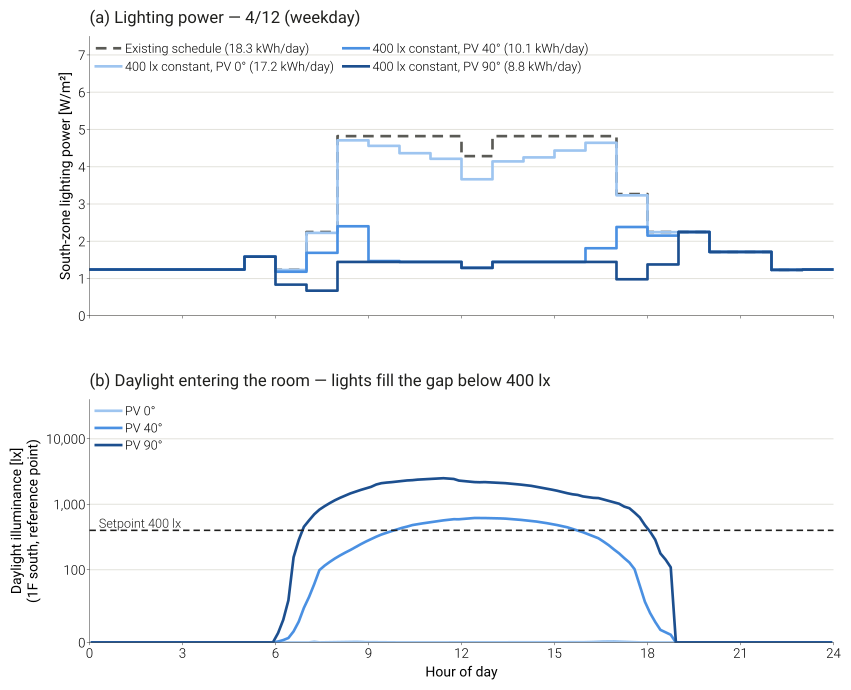

The script that saved this image:
"""
projects/04_pv_lw_daylight/figures/fig_lighting_schedule_representative_day.py
==================================================================
기존 조명 스케줄(항상 설계 전력 × 스케줄)과 주광 연동 조명(실내 조도 400 lx 일정 유지)을 대표일 하루 시간별로 비교한다.
남측 2개 존(BIPV_office_1_S, BIPV_office_2_S) 합계, case2 고정각 0°·40°·90°.

(a) 남측 존 조명 전력 밀도 [W/m²] — 기존 스케줄 vs 400 lx 일정 제어 (각도별)
(b) 창으로 들어온 자연광 조도 [lx] (1층 남측 기준점) — 400 lx 에 못 미치는 만큼 조명이 채움

입력: projects/04_pv_lw_daylight/runs/annual/c2_RF_lw_A40 (기존 스케줄), c2_RF_lw_dl400_A<각도> (주광 연동)
출력: projects/04_pv_lw_daylight/figures/fig_lighting_schedule_representative_day.{png,svg,csv}
사용: python fig_lighting_schedule_representative_day.py [--date 04-12]
"""

import argparse
import sqlite3
from pathlib import Path

import matplotlib as mpl
import matplotlib.font_manager as fm
import matplotlib.pyplot as plt
import pandas as pd
import dartwork_mpl as dm

mpl.rcParams["svg.fonttype"] = "none"
dm.style.use("presentation")
for w in range(100, 1000, 50):  # SVG 내보내기 시 숫자 font weight KeyError 회피
    fm.weight_dict[w] = w
    fm.weight_dict[str(w)] = w

HERE = Path(__file__).resolve().parent
RUNS = HERE.parent / "runs" / "annual"
OUT = HERE / "fig_lighting_schedule_representative_day"

ZONES = ("BIPV_OFFICE_1_S", "BIPV_OFFICE_2_S")
REF_ZONE = "BIPV_OFFICE_1_S"
ANGLES = (0, 40, 90)
SETPOINT = 400

C_BASE = "#5a5a55"                                   # 중립 잉크 — 기존 스케줄
C_ANGLE = {0: "#9ec5f0", 40: "#4a90e2", 90: "#1c4f8f"}  # 단일 색상(파랑) 명도 순 — 각도 크기
INK, MUTED, GRID = "#1f1f1d", "#6b6a63", "#e4e3dd"


def query(run: str, name: str, freq: str, month: int, day: int) -> pd.DataFrame:
    with sqlite3.connect(RUNS / run / "eplusout.sql") as c:
        q = """select t.Hour h, t.Minute mi, d.KeyValue k, r.Value v from ReportData r
               join ReportDataDictionary d on r.ReportDataDictionaryIndex = d.ReportDataDictionaryIndex
               join Time t on r.TimeIndex = t.TimeIndex
               where d.Name = ? and d.ReportingFrequency = ? and t.Month = ? and t.Day = ?"""
        df = pd.read_sql(q, c, params=(name, freq, month, day))
    df["k"] = df.k.str.upper()
    return df


def south_area(run: str) -> float:
    with sqlite3.connect(RUNS / run / "eplusout.sql") as c:
        rows = c.execute("select upper(ZoneName), FloorArea * Multiplier from Zones").fetchall()
    return sum(a for z, a in rows if z in ZONES)


def lighting_wm2(run: str, month: int, day: int, area: float) -> pd.Series:
    df = query(run, "Zone Lights Electricity Energy", "Hourly", month, day)
    df = df[df.k.isin(ZONES)]
    return df.groupby("h").v.sum() / 3600 / area  # J/h → W → W/m², 인덱스 = 시간 끝(1~24)


def daylight_lx(run: str, month: int, day: int) -> pd.Series:
    df = query(run, "Daylighting Reference Point 1 Illuminance", "Zone Timestep", month, day)
    df = df[df.k == f"DLC_{REF_ZONE}"]  # Daylighting:Controls 이름
    end = df.h + df.mi / 60  # SQL 시각(시:분) = 타임스텝 끝 시각
    return pd.Series(df.v.values, index=(end - 5 / 60).values).sort_index()  # 10분 타임스텝 중앙


def main():
    ap = argparse.ArgumentParser()
    ap.add_argument("--date", default="04-12", help="MM-DD (평일, 기본: 4월 12일 수요일 맑은 날)")
    args = ap.parse_args()
    month, day = map(int, args.date.split("-"))

    area = south_area("c2_RF_lw_A40")
    base = lighting_wm2("c2_RF_lw_A40", month, day, area)
    ctrl = {a: lighting_wm2(f"c2_RF_lw_dl400_A{a:02d}", month, day, area) for a in ANGLES}
    lux = {a: daylight_lx(f"c2_RF_lw_dl400_A{a:02d}", month, day) for a in ANGLES}

    table = pd.DataFrame({"base_schedule": base, **{f"dl400_A{a:02d}": s for a, s in ctrl.items()}})
    table.index.name = "hour_end"
    table.round(3).to_csv(OUT.with_suffix(".csv"))
    daily = table.sum() * area / 1000  # kWh/일
    print(f"남측 바닥면적 {area:.0f} m²  /  일 조명 전력량 [kWh]:", daily.round(1).to_dict())

    fig, (ax1, ax2) = plt.subplots(2, 1, figsize=(10, 8.2), sharex=True,
                                   gridspec_kw={"height_ratios": [1.15, 1], "hspace": 0.32})
    x = lambda s: list(s.index - 1) + [s.index[-1]]          # 시간 끝 → 계단 시작점
    y = lambda s: list(s.values) + [s.values[-1]]

    ax1.step(x(base), y(base), where="post", color=C_BASE, lw=2, ls=(0, (4, 2.5)), label=f"Existing schedule ({daily['base_schedule']:.1f} kWh/day)")
    for a in ANGLES:
        ax1.step(x(ctrl[a]), y(ctrl[a]), where="post", color=C_ANGLE[a], lw=2,
                 label=f"{SETPOINT} lx constant, PV {a}° ({daily[f'dl400_A{a:02d}']:.1f} kWh/day)")
    ax1.set_ylabel("South-zone lighting power [W/m²]")
    ax1.set_ylim(0, 7.5)
    ax1.set_title(f"(a) Lighting power — {month}/{day} (weekday)", loc="left", fontsize=12.5, color=INK, pad=10)
    ax1.legend(loc="upper left", frameon=False, fontsize=9.5, ncol=2)

    for a in ANGLES:
        ax2.plot(lux[a].index, lux[a].values, color=C_ANGLE[a], lw=2, label=f"PV {a}°")
    ax2.axhline(SETPOINT, color=INK, lw=1.2, ls=(0, (4, 2.5)))
    ax2.text(0.3, SETPOINT, f"Setpoint {SETPOINT} lx", va="bottom", fontsize=9.5, color=INK)
    ax2.set_yscale("symlog", linthresh=100)
    ax2.set_ylim(0, 40000)
    ax2.set_yticks([0, 100, 1000, 10000])
    ax2.set_yticklabels(["0", "100", "1,000", "10,000"])
    ax2.set_ylabel("Daylight illuminance [lx]\n(1F south, reference point)")
    ax2.set_title("(b) Daylight entering the room — lights fill the gap below 400 lx", loc="left",
                  fontsize=12.5, color=INK, pad=10)
    ax2.legend(loc="upper left", frameon=False, fontsize=9.5)
    ax2.set_xlim(0, 24)
    ax2.set_xticks(range(0, 25, 3))
    ax2.set_xlabel("Hour of day")

    for ax in (ax1, ax2):
        ax.grid(axis="y", color=GRID, lw=0.8)
        ax.set_axisbelow(True)

    for ext in ("png", "svg"):
        fig.savefig(OUT.with_suffix(f".{ext}"), dpi=200, bbox_inches="tight")
    print(f"저장: {OUT}.png/.svg/.csv")


if __name__ == "__main__":
    main()
